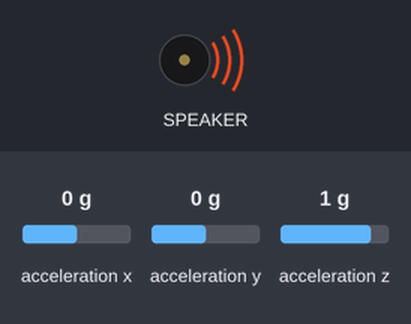
The program below on a simulated Circuit Playground running CircuitPython. On the bench: buzzer (waves = sounding). The inputs (shaded band) are chosen by the test bench; at power-on: acceleration x 0 g, acceleration y 0 g, acceleration z 1 g. Random numbers come from a fixed seed; what the program prints to the serial console is not drawn.

Above: at 0.3 s.
Timing chart, 0 to 40.0 s (numbered marks = the images above):
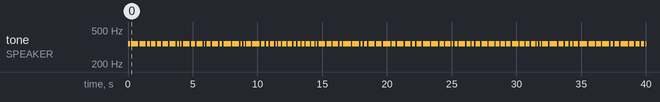

The program:

code.py
```python
#import libraries
import time
import board
from adafruit_circuitplayground import cp
import random
import simpleio

#loop
while True:
    #in here I want to read the accelerometer and get a number that tells me how how much total acceleration there is right now.
    x, y, z = cp.acceleration
    sum_accel = abs(x) + abs(y) + abs(z)
    #print((sum_accel, 2))
    #the range of sum_accel is about 0 to 150
    accel_min = 0
    accel_max = 150

    #in here I want to make a random range of tone duration.
    short_duration = 0.1
    long_duration = 0.6
    tone_duration = random.uniform(short_duration, long_duration)
    #print( (0, tone_duration) )

    #in here I want to make a random range of tone pitch.
    low_pitch = 300
    high_pitch = 1000
    #tone_pitch = random.uniform(low_pitch, high_pitch)
    #print( (tone_duration, tone_pitch) )

    tone_pitch = simpleio.map_range( sum_accel, accel_min, accel_max, low_pitch, high_pitch )
    print( (300, tone_pitch) )

    cp.play_tone( tone_pitch, tone_duration ) #play a tone at 440 Hz for 2 seconds

    #slow the loop only in one place
    time.sleep( 0.1 )
```

Measured:
- by itself, tone on SPEAKER: plays 345 Hz for 0.17 s, 345 Hz for 0.52 s, 345 Hz for 0.48 s, 345 Hz for 0.23 s, 345 Hz for 0.35 s, 345 Hz for 0.32 s … (90 notes in this stretch)
